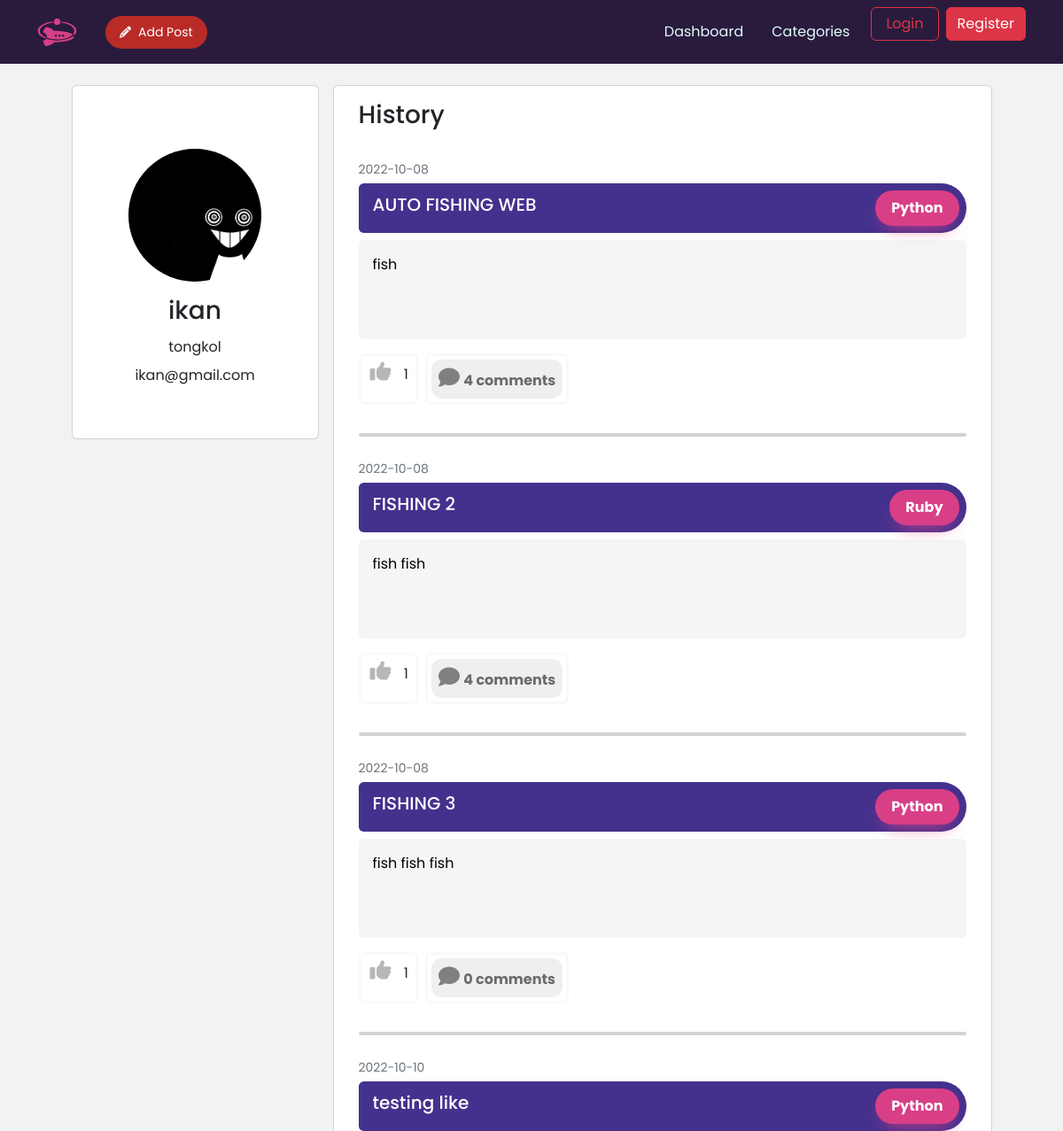
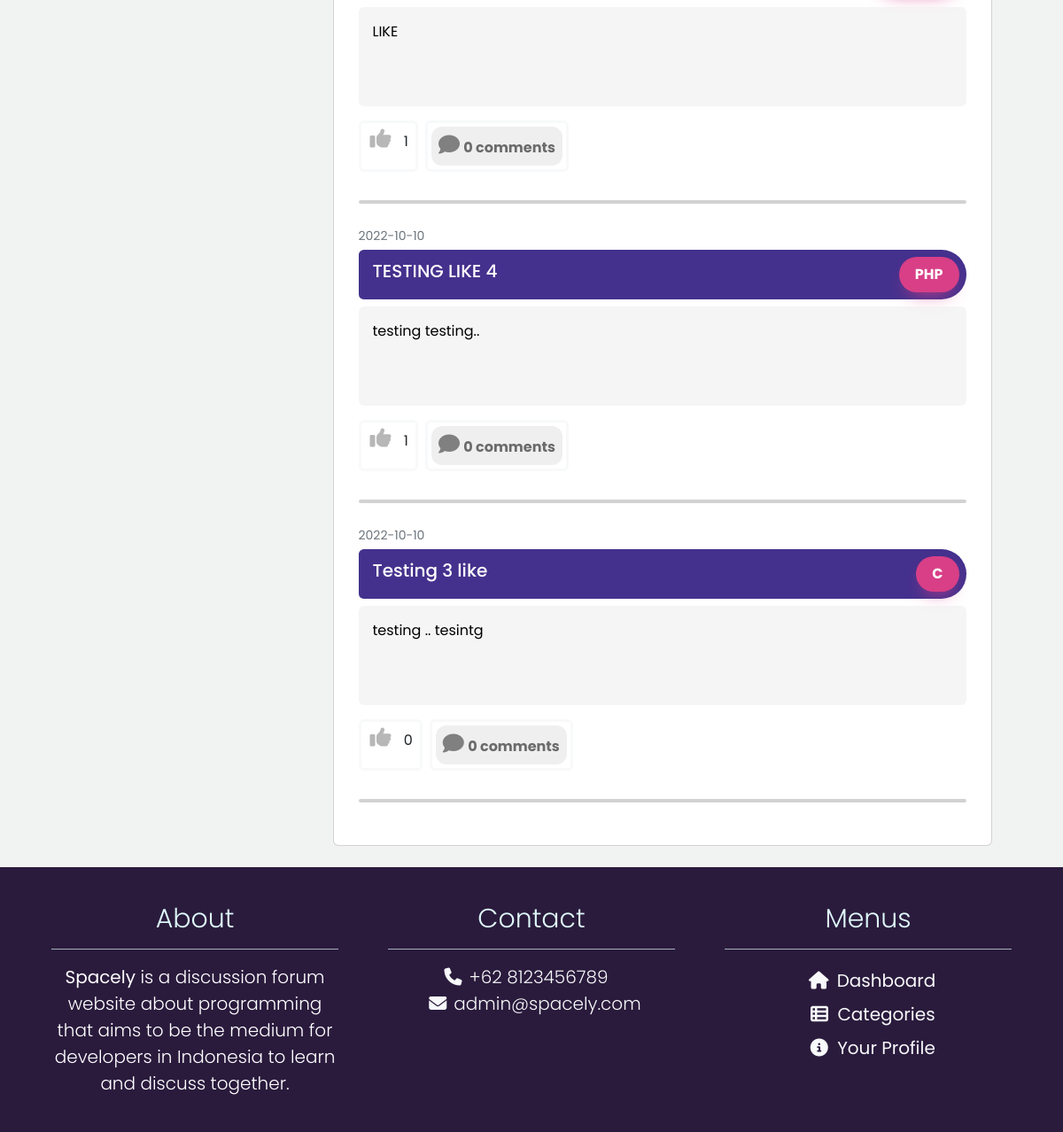
Page /user_profile.php?id=00003 on the committed database (2 pictures, top to bottom).
### tables this page shows
CREATE TABLE `user` (
  `id` varchar(5) NOT NULL,
  `username` varchar(30) NOT NULL,
  `email` varchar(45) NOT NULL,
  `user_key` varchar(30) NOT NULL,
  `encrypted_password` varchar(50) NOT NULL,
  `img` varchar(50) DEFAULT NULL,
  `name` varchar(50) NOT NULL
);

CREATE TABLE `post` (
  `id` varchar(5) NOT NULL,
  `title` varchar(300) NOT NULL,
  `body` mediumtext NOT NULL,
  `like_ammount` int(11) NOT NULL,
  `comment_ammount` int(11) NOT NULL,
  `time_created` time NOT NULL,
  `date_created` date NOT NULL,
  `user_id` varchar(5) NOT NULL,
  `forum_id` varchar(5) NOT NULL
);

### comment.php (called while the page is built, shortened)
<?php
function get_comment_total($_post_id)
{
    global $db;
    $sql = "SELECT COUNT(post_id) AS total_comment
    FROM comment
    GROUP BY post_id
    HAVING post_id = ?
    ORDER BY time_created";
    $stmt = $db->prepare($sql);
    $stmt->execute([$_post_id]);
    $row = $stmt->fetch(PDO::FETCH_ASSOC);
    if (!$row) {
        return 0;
    } else return $row["total_comment"];
}

### user_profile.php (the view, shortened to what this page needs)
<?php
require_once 'deleteStuff.php';
if (isset($_GET['id'])) {
	$id = $_GET['id'];
} else {
	exit(header("location:profile.php"));
}
$sql = "SELECT * FROM user
WHERE id = ?";
$stmt = $db->prepare($sql);
$stmt->execute([$id]);
$row = $stmt->fetch(PDO::FETCH_ASSOC);
$sql2 = "SELECT * FROM post
WHERE user_id = ?";
$stmt = $db->prepare($sql2);
$stmt->execute([$id]);
$result = $stmt->fetchAll();
function getTotalLikes($_post_id)
{
	global $db;
	$sql = "SELECT SUM(like_bool) AS total_likes FROM likes GROUP BY post_id having post_id = ?";
	$stmt = $db->prepare($sql);
	$stmt->execute([$_post_id]);
	$row = $stmt->fetch(PDO::FETCH_ASSOC);
	return $row["total_likes"];
}
?>
<!DOCTYPE html>
<html lang="en">
<head>
	<link rel="stylesheet" href="https://cdn.jsdelivr.net/npm/bootstrap@5.2.1/dist/css/bootstrap.min.css" />
	<link rel="stylesheet" href="https://cdnjs.cloudflare.com/ajax/libs/font-awesome/6.2.0/css/fontawesome.min.css" />
	<link rel="stylesheet" href="https://cdnjs.cloudflare.com/ajax/libs/font-awesome/6.2.0/css/all.min.css" />
	<link rel="stylesheet" href="https://cdnjs.cloudflare.com/ajax/libs/font-awesome/6.2.0/css/regular.min.css" />
	<link rel="stylesheet" href="https://cdnjs.cloudflare.com/ajax/libs/font-awesome/6.2.0/css/solid.min.css" />
	<link href="css/navbar.css" rel="stylesheet">
	<link href="css/dashboard.css" rel="stylesheet">
	<link href="css/footer.css" rel="stylesheet">
	<link href="css/profile.css" rel="stylesheet">
</head>
<body>
	<?php include_once './components/navbar.php' ?>
	<main>
		<div class="container profile-main-container mb-4 justify-content-center">
			<div class="container col-lg-3 card profile-container d-flex flex-row mt-4 mx-2" style="max-height: 25rem;">
				<div class="profile-bio d-flex flex-column justify-content-center align-items-center ms-auto me-auto">
					<div class="my-3" style="width: 150px; height: 150px; overflow: hidden;">
						<img src=<?= "user_img/" . $row["img"] ?> class="rounded-circle" style="width: 150px; height: 150px; object-fit:cover;">
					</div>
					<h3><?= $row["username"] ?></h3>
					<span class="my-1"><?= $row["name"] ?></span>
					<span class="my-1"><?= $row["email"] ?></span>
				</div>
			</div>
			<div class="container card profile-container d-flex flex-row mt-4 mx-2 col-lg-8">
				<div class="profile-posts-container flex-column col-lg-12 py-3 px-3">
					<div class="pb-3">
						<h3>History</h3>
					</div>
					<?php if (!$result) {
					?>
						<div>
							<h2 class="text-center mb-3"> <?= $row["username"] ?> haven't posted anything yet </h2>
						</div>
				</div>
				<?php
					} else {
						foreach ($result as $row2) {
				?>
					<div class="profile-posts my-2 mb-3">
						<span class="mb-3 text-muted" style="font-size: 14px"><?= $row2["date_created"] ?></span>
						<div class="w-100 mt-1 d-flex justify-content-between align-items-center p-2 text-white" style="overflow-wrap: anywhere; border-top-right-radius: 30px; border-bottom-right-radius: 30px; border-top-left-radius: 6px; border-bottom-left-radius: 6px; background-color:#44318d;">
							<h5 class="ms-2"><?= $row2["title"] ?></h5>
							<button class="category-button" role="button"><?= get_category($row2["forum_id"]) ?></button>
						</div>
						<div class="my-2 d-flex flex-column">
							<a onMouseOver="this.style.backgroundColor='#D9D9D9'" onMouseOut="this.style.backgroundColor='rgba(236,236,236,0.5)'" data-bs-toggle="modal" data-bs-target="#modal<?php echo $row2["id"] ?>" class="p-3 rounded" style="cursor: pointer; background-color:rgba(236,236,236,0.5); color: black; text-decoration: none; ">
								<span class="post-body-content"><?= $row2["body"] ?></span></a>
							<div class="feedback-container d-flex flex-row my-3">
								<div class="border border-3 border-light rounded me-2 p-1">
									<button disabled class="rounded-circle bg-transparent">
										<i class="fa-solid fa-thumbs-up"></i>
									</button>
									<span class="mx-1"><?= getTotalLikes($row2["id"]) ?></span>
								</div>
								<div class="border border-3 border-light rounded me-2 p-1">
									<?php include_once "comment.php"; ?>
									<button class="btn-show-comment px-2 py-2" id="show_comment-<?= $row2["id"] ?>"><i class=" fa-solid fa-comment" style="color: grey;"></i>
									<span class="mx-auto my-auto total_comment" id="total_comment-<?= $row2["id"] ?>" style="font-weight: bold; color: #6B6B6B"><?= get_comment_total($row2["id"]) ?> comments</span>
								</button>
										</div>
									</div>
							<hr class="pembatas-post">
						</div>
					<?php } ?>
				<?php } ?>
					</div>
			</div>
		</div>
		</div>
	</main>
	<?php include_once './components/footer.php' ?>
	<?php
	function get_category($forum_id)
	{
		switch ($forum_id) {
			case "F0002":
				$forum_id = "Python";
				break;
			case "F0004":
				$forum_id = "Ruby";
				break;
			case "F0006":
				$forum_id = "PHP";
				break;
			case "F0007":
				$forum_id = "C";
				break;
		}
		return $forum_id;
	} ?>
</body>
</html>

### components/navbar.php (shortened to what this page needs)
<nav class="navbar navbar-expand-lg sticky-top">
    <div class="container">
        <a class="navbar-brand" href="dashboard.php">
            <img src="img/SPACELY.svg" width="45" height="45" alt="">
        </a>
        <a href="create_post_form.php"><button class="border-0 ms-3 px-3 py-2 nav-add-post" style="border-radius: 20px; font-size: 14px; background-color: #B92B27; color: #fff"><i class="fa-solid fa-pencil me-2" style="font-size: 13px;"></i>Add Post</button></a>
        <div class="collapse navbar-collapse text-center" id="nvbCollapse">
            <ul class="navbar-nav nav ms-auto">
                <li class="nav-item mx-2 my-2">
                    <a class="nav-link" href="dashboard.php">Dashboard</a>
                </li>
                <li class="nav-item mx-2 my-2">
                    <a class="nav-link" href="category.php">Categories</a>
                </li>
                <?php
                if (empty($_SESSION["id"])) {
                ?>
                    <li class="nav-item mx-2 align-middle">
                        <a href="login_form.php"><button type="button" class="btn btn-outline-danger mr-2 px-3">Login</button></a>
                    </li>
                    <li class="nav-item align-middle">
                        <a href="create_account_form.php"><button type="button" class="btn btn-danger mr-2">Register</button></a>
                    </li>
                <?php
                }
                ?>
            </ul>
        </div>
    </div>
</nav>

### components/footer.php
<footer>
    <div class="footer p-4 ">
        <div class="container">
            <div class="row">
                <div class="col-12 col-sm-12 col-md-12 col-lg-4 col-xl-4">
                    <div class="card border-0">
                        <div class="footer-body card-body text-center">
                            <h5 class="footer-title card-title display-4" style="font-size:30px">About</h5>
                            <p class="d-inline lead text-white"><b>Spacely</b> is a discussion forum website about programming
                            that aims to be the medium for developers in Indonesia to learn and discuss together.
                            </p><br>
                        </div>
                    </div>
                </div>
                <div class="col-12 col-sm-12 col-md-6 col-lg-4 col-xl-4">
                    <div class="card border-0">
                        <div class="footer-body card-body text-center">
                            <h5 class="footer-title card-title display-4" style="font-size:30px">Contact</h5>
                            <a class="footer-contact text-light d-block lead" style="margin-left: -20px" href="#"><i class="fa fa-phone mx-2"></i>+62 8123456789</a>
                            <a class="footer-contact text-light d-block lead" href="#"><i class="fa fa-envelope mx-2"></i>admin@spacely.com</a>
                        </div>
                    </div>
                </div>
                <div class="col-12 col-sm-12 col-md-6 col-lg-4 col-xl-4">
                    <div class="card border-0">
                        <div class="footer-body card-body text-center d-flex flex-column">
                            <h5 class="footer-title card-title display-4" style="font-size:30px">Menus</h5>
                            <a class="footer-menu text-light my-1" href="dashboard.php"><i class="fa fa-home fa-fw mx-2"></i>Dashboard</a>
                            <a class="footer-menu text-light my-1" href="category.php"><i class="fa fa-th-list fa-fw mx-2"></i>Categories</a>
                            <a class="footer-menu text-light my-1" href="profile.php"><i class="fa fa-info-circle fa-fw mx-2"></i>Your Profile</a>
                        </div>
                    </div>
                </div>
            </div>
        </div>
    </div>
</footer>

### css/navbar.css (style rules this page uses)
:root { --font-size: 1rem; --primary01: #d83f87; --primary02: #2a1b3d; --primary03: #44318d; --secondary01: #e98074; --secondary02: #a4b3b6; --secondary03: #e0fbfc; --accent01: #e63946; --accent02: #fbc531; }
.navbar { background-color: var(--primary02); font-family: "Poppins"; }
.navbar .navbar-nav .nav-link { color: var(--secondary03); }

### css/dashboard.css (style rules this page uses)
:root { --font-size: 1rem; --primary01: #d83f87; --primary02: #2a1b3d; --primary03: #44318d; --secondary01: #e98074; --secondary02: #a4b3b6; --secondary03: #e0fbfc; --accent01: #e63946; --accent02: #fbc531; }
body { margin: 0; padding: 0; box-sizing: border-box; background-color: #f1f2f2; font-family: "Poppins"; }
html { overflow-x: hidden; }
.feedback-container button { border: none; border-radius: 12px; }
.feedback-container button i { font-size: 1.5rem; }
.category-button { background: var(--primary01); border-radius: 999px; box-shadow: var(--primary01) 0 10px 20px -10px; box-sizing: border-box; color: #ffffff; font-family: "Poppins"; font-size: 16px; font-weight: bold; line-height: 24px; padding: 8px 18px; border: 0; }

### css/footer.css (style rules this page uses)
:root { --primary1: #293241; --primary2: #3d5a80; --primary3: #98c1d9; --secondary: #e0fbfc; --accent: #e63946; --font-size: 1rem; --primary01: #d83f87; --primary02: #2a1b3d; --primary03: #44318d; --secondary01: #e98074; --secondary02: #a4b3b6; --accent01: #e63946; }
.footer { font-family: "Poppins"; background-color: #2a1b3d; color: var(--secondary); }
.footer-body { background-color: #2a1b3d; }
.footer-title { border-bottom: 1px solid var(--secondary02); margin-bottom: 1rem; padding-bottom: 1rem; }
.footer-menu, .footer-contact { text-decoration: none; font-size: 1.25rem; }

### css/profile.css (style rules this page uses)
:root { --font-size: 1rem; --primary01: #d83f87; --primary02: #2a1b3d; --primary03: #44318d; --secondary01: #e98074; --secondary02: #a4b3b6; --secondary03: #e0fbfc; --accent01: #e63946; --accent02: #fbc531; }
.post-body-content { display: block; height: 5rem; overflow: hidden; text-overflow: ellipsis; white-space: wrap; }
.pembatas-post { border: 2px solid rgba(0, 0, 0, 0.7); border-radius: 2px; }
.profile-main-container { display: flex; flex-direction: row; }

### rows in the picture
user: img (picture), username "ikan", name "tongkol", email "ikan@gmail.com"
post: date_created "2022-10-08", title "AUTO FISHING WEB", forum "Python", body "fish", id "1", id "4"
post: date_created "2022-10-08", title "FISHING 2", forum "Ruby", body "fish fish", id "1", id "4"
post: date_created "2022-10-08", title "FISHING 3", forum "Python", body "fish fish fish", id "1", id "0"
post: date_created "2022-10-10", title "testing like", forum "Python", body "LIKE", id "1", id "0"
post: date_created "2022-10-10", title "TESTING LIKE 4", forum "PHP", body "testing testing..", id "1", id "0"
post: date_created "2022-10-10", title "Testing 3 like", forum "C", body "testing .. tesintg", id "0"
